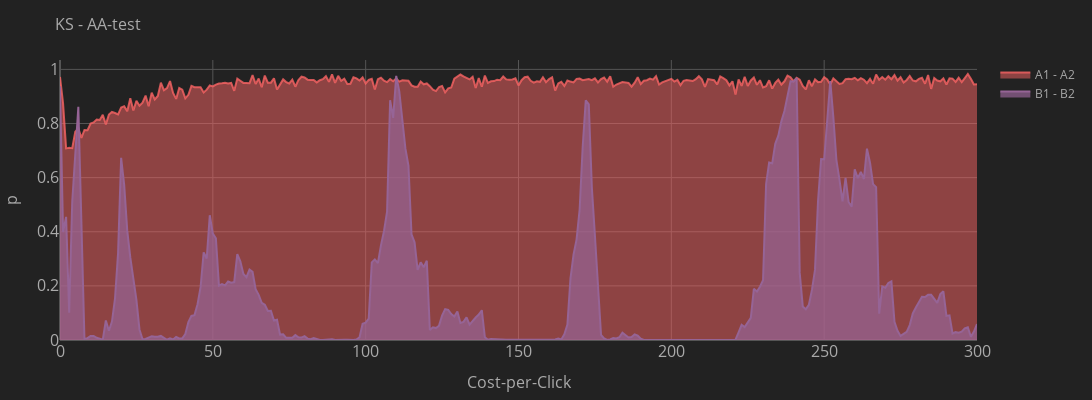

The cell this chart's notebook holds for it:
### Markdown cell above
### A/A-test - Kolmogorov-Smirnof

### Code cell
df = pd.DataFrame(bandit.df_metrics.p_overlap_ctr.to_list())
df_ks = pd.DataFrame(df.ks.to_list()) # KS-test
df_ws = pd.DataFrame(df.ws.to_list()) # WS-test
df = df_ks
# df_ks.head(10)
# df.columns

# A/A-test - KS
p_data = [
          plot.plot(x=list(range(len(df))), y=df[('A1','A2')], color=0, opacity=0.5, name='A1 - A2', showlegend=True),
          plot.plot(x=list(range(len(df))), y=df[('B1','B2')], color=1, opacity=0.7, name='B1 - B2', showlegend=True),
        #   plot.plot(x=list(range(len(df))), y=df[('A1','B1')], color=1, opacity=0.5, name='A1 - B1', showlegend=True),
        #   plot.plot(x=list(range(len(df))), y=df[('A2','B2')], color=1, opacity=0.5, name='A2 - B2', showlegend=True),        
          ]
layout = plot.layout(title=f'KS - AA-test', x_label='Cost-per-Click', y_label='p', theme='dark', width=1200, height=400)
fig = go.Figure(data=p_data, layout=layout).show()
layout['width'], layout['height'] = WIDTH_SAVE, HEIGHT_SAVE
go.Figure(data=p_data, layout=layout).write_image('images/bandit_aa_ctr_ks.png')

### Figure 1 — Plotly figure (JSON) as saved in the notebook; plotly's stock layout.template omitted (floating-point values rounded to 4 significant figures; data arrays with more than 128 entries replaced by an {"elided": "..."} marker saying what was removed)
{"data": [{"fill": "tozeroy", "fillcolor": "rgba(250, 100, 100, 0.5)", "marker": {"color": "rgba(250, 100, 100, 0.8)", "line": {"color": "rgba(250, 100, 100, 0.5)", "width": 1}, "opacity": 0.5, "size": 10, "symbol": "circle"}, "name": "A1 - A2", "showlegend": true, "type": "scatter", "x": {"elided": "301 int values"}, "y": {"elided": "301 float values"}}, {"fill": "tozeroy", "fillcolor": "rgba(150, 100, 150, 0.7)", "marker": {"color": "rgba(150, 100, 150, 1.0)", "line": {"color": "rgba(150, 100, 150, 0.7)", "width": 1}, "opacity": 0.7, "size": 10, "symbol": "circle"}, "name": "B1 - B2", "showlegend": true, "type": "scatter", "x": {"elided": "301 int values"}, "y": {"elided": "301 float values"}}], "layout": {"autosize": true, "height": 400, "legend": {"font": {"color": "#AAAAAA"}}, "margin": {"b": 60, "l": 60, "pad": 0, "r": 60, "t": 60}, "paper_bgcolor": "#222222", "plot_bgcolor": "#222222", "scene": {"camera": {"center": {"x": 0, "y": 0, "z": 0}, "eye": {"x": 0.7, "y": 0.7, "z": 0.7}, "up": {"x": 0, "y": 0, "z": 1}}, "xaxis": {"showbackground": false, "showgrid": false, "showline": false, "showticklabels": false, "title": {"text": ""}, "zeroline": true}, "yaxis": {"showbackground": false, "showgrid": false, "showline": false, "showticklabels": false, "title": {"text": ""}, "zeroline": true}, "zaxis": {"showbackground": false, "showgrid": false, "showline": false, "showticklabels": false, "title": {"text": ""}, "zeroline": true}}, "title": {"font": {"color": "#AAAAAA", "size": 16}, "text": "KS - AA-test"}, "width": 1200, "xaxis": {"color": "#AAAAAA", "gridcolor": "#555555", "tickfont": {"size": 16}, "title": {"font": {"color": "#AAAAAA", "size": 16}, "text": "Cost-per-Click"}, "zerolinecolor": "#555555"}, "yaxis": {"color": "#AAAAAA", "gridcolor": "#555555", "tickfont": {"size": 16}, "title": {"font": {"color": "#AAAAAA", "size": 16}, "text": "p"}, "zerolinecolor": "#555555"}}}
